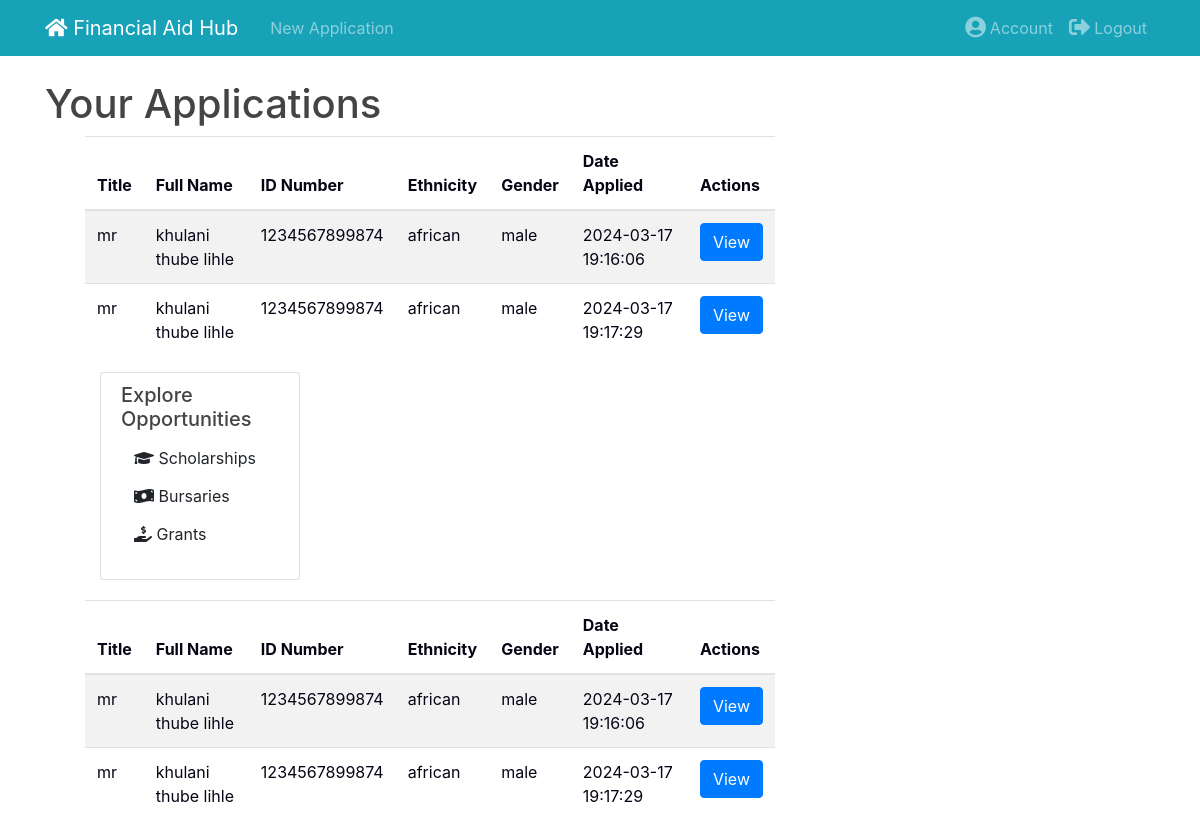
The page /view_applications (signed in) on the database its author committed.
### app/models.py (models this page shows, shortened)
class Application(db.Model):
    id = db.Column(db.Integer, primary_key=True)
    title = db.Column(db.String(10), nullable=False)  # Assuming titles are abbreviated (e.g., Mr., Mrs., etc.)
    surname = db.Column(db.String(50), nullable=False)
    full_name = db.Column(db.String(100), nullable=False)
    id_number = db.Column(db.String(20), nullable=False)
    ethnicity = db.Column(db.String(20), nullable=False)
    gender = db.Column(db.String(10), nullable=False)
    motivation = db.Column(db.Text, nullable=False)
    registration_proof_filename = db.Column(db.String(100), nullable=False)
    id_copy_filename = db.Column(db.String(100), nullable=False)
    academic_results_filename = db.Column(db.String(100), nullable=False)
    date_applied = db.Column(db.DateTime, nullable=False, default=datetime.today)
    user_id = db.Column(db.Integer, db.ForeignKey('user.id'), nullable=False)
    post_id = db.Column(db.Integer, db.ForeignKey('post.id'))

### app/routes.py (the view)
@app.route('/view_applications')
@login_required
def view_applications():
    applications = Application.query.filter_by(applicant=current_user).all()
    return render_template('view_applications.html', applications=applications)

### app/models.py (called while the page is built)
@login_manager.user_loader
def load_user(user_id):
    return User.query.get(int(user_id))

### app/templates/view_applications.html
{% extends "layout.html" %}
{% block content %}
    <h1>Your Applications</h1>
    <ul>
        {% for application in applications %}
        <table class="table table-striped">
            <thead>
                <tr>
                    <th>Title</th>
                    <th>Full Name</th>
                    <th>ID Number</th>
                    <th>Ethnicity</th>
                    <th>Gender</th>
                    <th>Date Applied</th>
                    <th>Actions</th>
                </tr>
            </thead>
            <tbody>
                {% for application in applications %}
                <tr>
                    <td>{{ application.title }}</td>
                    <td>{{ application.full_name }}</td>
                    <td>{{ application.id_number }}</td>
                    <td>{{ application.ethnicity }}</td>
                    <td>{{ application.gender }}</td>
                    <td>{{ application.date_applied.strftime('%Y-%m-%d %H:%M:%S') }}</td>
                    <td>
                        <a href="{{ url_for('view_application', app_id=application.id) }}" class="btn btn-primary">View</a>
                    </td>
                </tr>
                {% endfor %}
            </tbody>
        {% endfor %}
    </ul>
{% endblock %}

### app/templates/layout.html (shortened to what this page needs)
<!DOCTYPE html>
<html lang="en">
<head>
    <link rel="stylesheet" href="https://cdn.jsdelivr.net/npm/bootstrap@4.0.0/dist/css/bootstrap.min.css">
    <link rel="stylesheet" href="https://cdnjs.cloudflare.com/ajax/libs/font-awesome/5.15.4/css/all.min.css">
    <link rel="stylesheet" type="text/css" href="{{ url_for('static', filename='main.css') }}">
</head>
<body>
<nav class="navbar navbar-expand-md navbar-dark bg-info fixed-top">
  <div class="container">
      <a href="{{ url_for('home') }}" class="navbar-brand mr-4"><i class="fas fa-home" style="color: white;"></i> Financial Aid Hub</a>
       <div class="collapse navbar-collapse" id="navbarToggle">
        <div class="navbar-nav mr-auto">
          {% if current_user.is_authenticated %}
              {% if current_user.role == 'admin' %}
                  <a class="nav-item nav-link" href="{{ url_for('new_post') }}">New Application</a>
              {% elif current_user.role == 'student' %}
              <a href="#" class="nav-item nav-link">View Applications</a>
              {% endif %}
          {% endif %}
      </div>
          <div class="navbar-nav">
            {% if current_user.is_authenticated %}
                <a class="nav-item nav-link" href="{{ url_for('account') }}"><i class="fas fa-user-circle fa-lg mr-1"></i>Account</a>
                <a class="nav-item nav-link" href="{{ url_for('logout') }}"><i class="fas fa-sign-out-alt fa-lg mr-1"></i>Logout</a>
            {% endif %}
        </div>
    </div>
</div>
</nav>
    <main role="main" class="container">
        <div class="row">
          <div class="col-md-8">
            {% block content %}{% endblock %}
          </div>
         <div class="col-md-4">
  <aside class="sidebar">
    <div class="content-section">
      <h5>Explore Opportunities</h5>
      <p class="text-muted">
        <a href="{{ url_for('scholarships') }}" class="btn btn-dark"><i class="fas fa-graduation-cap"></i> Scholarships</a>
        <a href="{{ url_for('bursaries') }}" class="btn btn-dark"><i class="fas fa-money-bill-wave"></i> Bursaries</a>
        <a href="{{ url_for('grants') }}" class="btn btn-dark"><i class="fas fa-hand-holding-usd"></i> Grants</a>
      </p>
    </div>
  </aside>
</div>
      </main>
  </body>
</html>

### app/static/main.css (style rules this page uses)
body { background: #f0f8ff; color: #050515; margin-top: 5rem; overflow-y: auto; }
h1, h2, h3, h4, h5, h6 { color: #444444; }
.content-section { background: #ffffff; padding: 10px 20px; border: 1px solid #dddddd; border-radius: 3px; margin-bottom: 20px; }
.btn { display: inline-block; font-weight: 400; color: #212529; text-align: center; vertical-align: middle; -webkit-user-select: none; -moz-user-select: none; -ms-user-select: none; user-select: none; background-color: transparent; border: 1px solid transparent; padding: 0.375rem 0.75rem; font-size: 1rem; line-height: 1.5; border-radius: 0.25rem; transition: color 0.15s ease-in-out, background-color 0.15s ease-in-out, border-color 0.15s ease-in-out, box-shadow 0.15s ease-in-out; }
.btn-primary { color: #fff; background-color: #007bff; border-color: #007bff; }

### rows shown on the page
Application: title "mr", full_name "khulani thube lihle", id_number "1234567899874", ethnicity "african", gender "male", date_applied "2024-03-17 19:16:06"
Application: title "mr", full_name "khulani thube lihle", id_number "1234567899874", ethnicity "african", gender "male", date_applied "2024-03-17 19:17:29"
